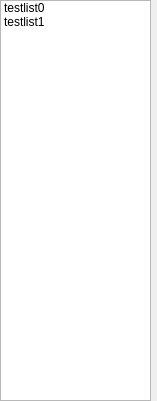
<?xml version="1.0" encoding="UTF-8"?>
<ui version="4.0">
 <class>PlayList</class>
 <widget class="QWidget" name="PlayList">
  <property name="geometry">
   <rect>
    <x>0</x>
    <y>0</y>
    <width>157</width>
    <height>401</height>
   </rect>
  </property>
  <property name="windowTitle">
   <string>Form</string>
  </property>
  <widget class="MediaList" name="List">
   <property name="geometry">
    <rect>
     <x>0</x>
     <y>0</y>
     <width>151</width>
     <height>401</height>
    </rect>
   </property>
   <item>
    <property name="text">
     <string>testlist0</string>
    </property>
   </item>
   <item>
    <property name="text">
     <string>testlist1</string>
    </property>
   </item>
  </widget>
 </widget>
 <customwidgets>
  <customwidget>
   <class>MediaList</class>
   <extends>QListWidget</extends>
   <header>src/medialist.h</header>
  </customwidget>
 </customwidgets>
 <resources/>
 <connections/>
</ui>
